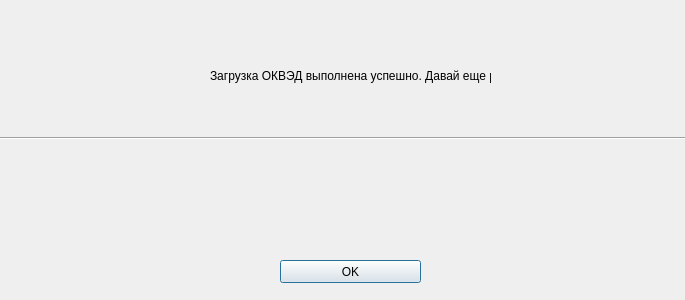
<?xml version="1.0" encoding="UTF-8"?>
<ui version="4.0">
 <class>finished</class>
 <widget class="QDialog" name="finished">
  <property name="geometry">
   <rect>
    <x>0</x>
    <y>0</y>
    <width>685</width>
    <height>300</height>
   </rect>
  </property>
  <property name="sizePolicy">
   <sizepolicy hsizetype="Preferred" vsizetype="Preferred">
    <horstretch>0</horstretch>
    <verstretch>0</verstretch>
   </sizepolicy>
  </property>
  <property name="minimumSize">
   <size>
    <width>685</width>
    <height>300</height>
   </size>
  </property>
  <property name="maximumSize">
   <size>
    <width>685</width>
    <height>300</height>
   </size>
  </property>
  <property name="windowTitle">
   <string>Операция завершена</string>
  </property>
  <widget class="QPushButton" name="pushButton">
   <property name="geometry">
    <rect>
     <x>280</x>
     <y>260</y>
     <width>141</width>
     <height>23</height>
    </rect>
   </property>
   <property name="text">
    <string>OK</string>
   </property>
  </widget>
  <widget class="QLabel" name="messagefinish">
   <property name="geometry">
    <rect>
     <x>70</x>
     <y>50</y>
     <width>311</width>
     <height>21</height>
    </rect>
   </property>
   <property name="font">
    <font>
     <pointsize>11</pointsize>
    </font>
   </property>
   <property name="text">
    <string/>
   </property>
  </widget>
  <widget class="Line" name="line">
   <property name="geometry">
    <rect>
     <x>0</x>
     <y>130</y>
     <width>691</width>
     <height>16</height>
    </rect>
   </property>
   <property name="orientation">
    <enum>Qt::Horizontal</enum>
   </property>
  </widget>
  <widget class="QLabel" name="label">
   <property name="geometry">
    <rect>
     <x>210</x>
     <y>30</y>
     <width>281</width>
     <height>91</height>
    </rect>
   </property>
   <property name="text">
    <string>Загрузка ОКВЭД выполнена успешно. Давай еще раз</string>
   </property>
  </widget>
 </widget>
 <resources/>
 <connections/>
</ui>
